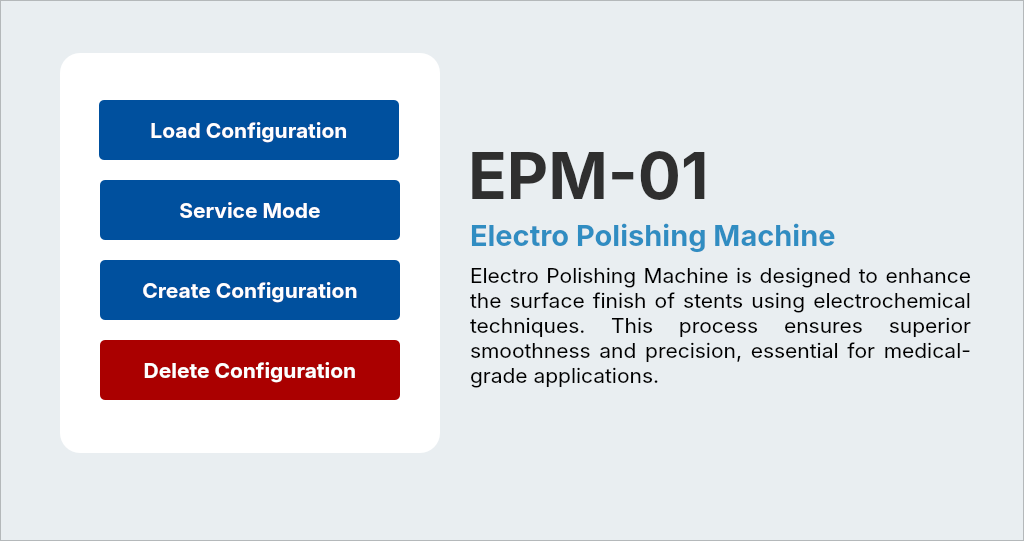
   <widget class="QFrame" name="screen_2">
    <property name="geometry">
     <rect>
      <x>0</x>
      <y>59</y>
      <width>1024</width>
      <height>541</height>
     </rect>
    </property>
    <property name="font">
     <font>
      <family>SF Pro Display</family>
      <pointsize>14</pointsize>
     </font>
    </property>
    <property name="styleSheet">
     <string notr="true">background-color: rgb(233, 238, 241);</string>
    </property>
    <property name="frameShape">
     <enum>QFrame::StyledPanel</enum>
    </property>
    <property name="frameShadow">
     <enum>QFrame::Raised</enum>
    </property>
    <widget class="QPushButton" name="button_2">
     <property name="geometry">
      <rect>
       <x>99</x>
       <y>100</y>
       <width>300</width>
       <height>60</height>
      </rect>
     </property>
     <property name="font">
      <font>
       <family>SF Pro Display</family>
       <pointsize>16</pointsize>
       <weight>75</weight>
       <bold>true</bold>
      </font>
     </property>
     <property name="styleSheet">
      <string notr="true">QPushButton#button_2 {
    color: #FFFFFF; /* White text */
    background-color: #00509E; /* Dark blue background for sufficient contrast */
    border-radius: 5px; /* Optional styling */
    padding: 5px 10px; /* Optional spacing */
}
QPushButton#button_2:hover {
    background-color: #003F7F; /* Slightly darker blue on hover */
}
</string>
     </property>
     <property name="text">
      <string>Load Configuration</string>
     </property>
    </widget>
    <widget class="QLabel" name="label_15">
     <property name="geometry">
      <rect>
       <x>468</x>
       <y>140</y>
       <width>361</width>
       <height>71</height>
      </rect>
     </property>
     <property name="font">
      <font>
       <family>SF Pro Display</family>
       <pointsize>48</pointsize>
       <weight>75</weight>
       <bold>true</bold>
       <kerning>true</kerning>
      </font>
     </property>
     <property name="styleSheet">
      <string notr="true">background-color: transparent;
color: rgb(154, 153, 150);
color: rgb(47, 47, 47);</string>
     </property>
     <property name="text">
      <string>EPM-01</string>
     </property>
    </widget>
    <widget class="QLabel" name="label_16">
     <property name="geometry">
      <rect>
       <x>470</x>
       <y>210</y>
       <width>421</width>
       <height>51</height>
      </rect>
     </property>
     <property name="font">
      <font>
       <family>SF Pro Display</family>
       <pointsize>22</pointsize>
       <weight>75</weight>
       <bold>true</bold>
       <kerning>true</kerning>
      </font>
     </property>
     <property name="styleSheet">
      <string notr="true">background-color: transparent;
color: #308DC2;</string>
     </property>
     <property name="text">
      <string>Electro Polishing Machine</string>
     </property>
     <property name="textFormat">
      <enum>Qt::RichText</enum>
     </property>
    </widget>
    <widget class="QLabel" name="label_17">
     <property name="geometry">
      <rect>
       <x>470</x>
       <y>260</y>
       <width>501</width>
       <height>141</height>
      </rect>
     </property>
     <property name="font">
      <font>
       <family>SF Pro Display</family>
       <pointsize>16</pointsize>
       <weight>50</weight>
       <bold>false</bold>
       <kerning>true</kerning>
      </font>
     </property>
     <property name="styleSheet">
      <string notr="true">QTextEdit {
    line-height: 1.5;
}
background-color: transparent;
color: rgb(154, 153, 150);
color: rgb(47, 47, 47);</string>
     </property>
     <property name="text">
      <string>Electro Polishing Machine is designed to enhance the surface finish of stents using electrochemical techniques. This process ensures superior smoothness and precision, essential for medical-grade applications.</string>
     </property>
     <property name="textFormat">
      <enum>Qt::RichText</enum>
     </property>
     <property name="alignment">
      <set>Qt::AlignJustify|Qt::AlignTop</set>
     </property>
     <property name="wordWrap">
      <bool>true</bool>
     </property>
     <property name="indent">
      <number>2</number>
     </property>
    </widget>
    <widget class="QPushButton" name="button_3">
     <property name="geometry">
      <rect>
       <x>100</x>
       <y>260</y>
       <width>300</width>
       <height>60</height>
      </rect>
     </property>
     <property name="font">
      <font>
       <family>SF Pro Display</family>
       <pointsize>16</pointsize>
       <weight>75</weight>
       <bold>true</bold>
      </font>
     </property>
     <property name="styleSheet">
      <string notr="true">QPushButton#button_3 {
    color: #FFFFFF; /* White text */
    background-color: #00509E; /* Dark blue background for sufficient contrast */
    border-radius: 5px; /* Optional styling */
    padding: 5px 10px; /* Optional spacing */
}
QPushButton#button_3:hover {
    background-color: #003F7F; /* Slightly darker blue on hover */
}</string>
     </property>
     <property name="text">
      <string>Create Configuration</string>
     </property>
    </widget>
    <widget class="QPushButton" name="button_10">
     <property name="geometry">
      <rect>
       <x>100</x>
       <y>340</y>
       <width>300</width>
       <height>60</height>
      </rect>
     </property>
     <property name="font">
      <font>
       <family>SF Pro Display</family>
       <pointsize>16</pointsize>
       <weight>75</weight>
       <bold>true</bold>
      </font>
     </property>
     <property name="layoutDirection">
      <enum>Qt::RightToLeft</enum>
     </property>
     <property name="styleSheet">
      <string notr="true">QPushButton {
    color: #FFFFFF; /* White text for contrast */
    background-color: #AA0000; /* Dark red background */
    border-radius: 5px; /* Consistent with the settings button */
    padding: 5px 10px; /* Same spacing as the settings button */
    border: none; /* Clean, minimal look */
}

QPushButton:hover {
    background-color: #8C0000; /* Slightly darker red on hover */
}

QPushButton:pressed {
    background-color: #700000; /* Even darker red when pressed */
}</string>
     </property>
     <property name="text">
      <string>Delete Configuration</string>
     </property>
     <property name="iconSize">
      <size>
       <width>24</width>
       <height>24</height>
      </size>
     </property>
    </widget>
    <widget class="QLabel" name="label_55">
     <property name="geometry">
      <rect>
       <x>60</x>
       <y>53</y>
       <width>380</width>
       <height>400</height>
      </rect>
     </property>
     <property name="font">
      <font>
       <family>SF Pro Display</family>
      </font>
     </property>
     <property name="styleSheet">
      <string notr="true">background-color: rgb(255, 255, 255);
border-radius: 20;</string>
     </property>
     <property name="text">
      <string/>
     </property>
    </widget>
    <widget class="QPushButton" name="button_12">
     <property name="geometry">
      <rect>
       <x>100</x>
       <y>180</y>
       <width>300</width>
       <height>60</height>
      </rect>
     </property>
     <property name="font">
      <font>
       <family>SF Pro Display</family>
       <pointsize>16</pointsize>
       <weight>75</weight>
       <bold>true</bold>
      </font>
     </property>
     <property name="styleSheet">
      <string notr="true">QPushButton#button_12{
    color: #FFFFFF; /* White text */
    background-color: #00509E; /* Dark blue background for sufficient contrast */
    border-radius: 5px; /* Optional styling */
    padding: 5px 10px; /* Optional spacing */
}
QPushButton#button_12:hover {
    background-color: #003F7F; /* Slightly darker blue on hover */
}</string>
     </property>
     <property name="text">
      <string>Service Mode</string>
     </property>
    </widget>
    <zorder>label_55</zorder>
    <zorder>button_2</zorder>
    <zorder>label_15</zorder>
    <zorder>label_17</zorder>
    <zorder>button_3</zorder>
    <zorder>label_16</zorder>
    <zorder>button_12</zorder>
    <zorder>button_10</zorder>
   </widget>
